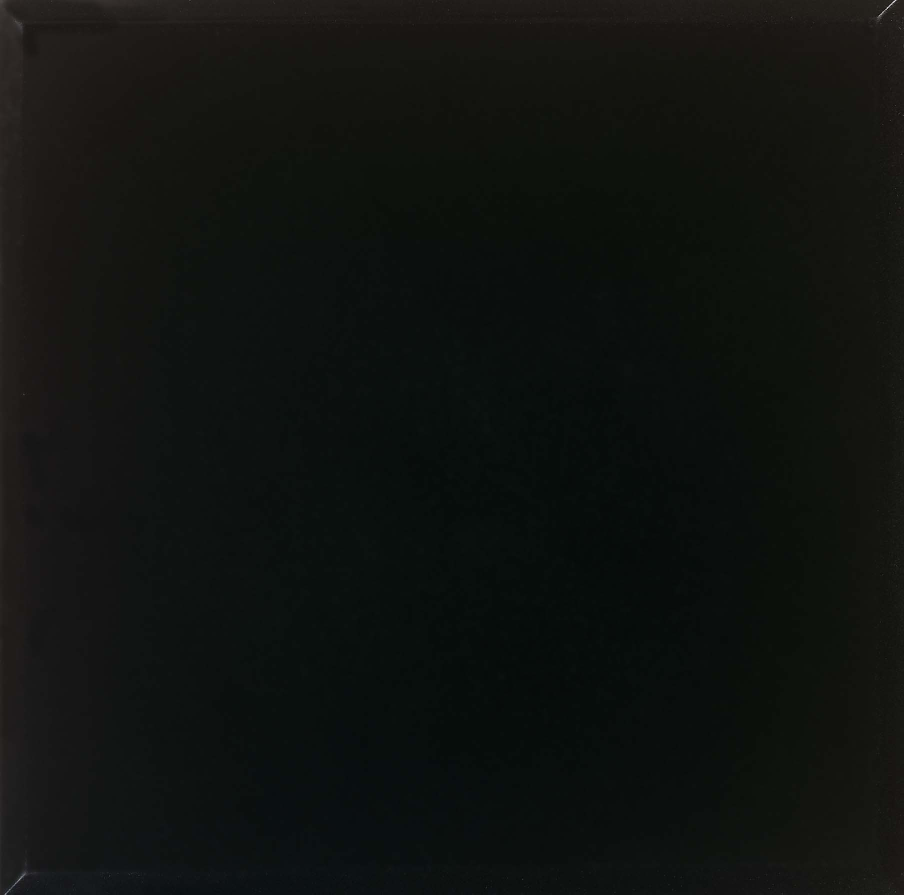
#> input picture Data/train/black/black11.png, 1807 x 1789 px (shown at 1/2 size); its folder holds only this picture in this run
$ jupyter execute --allow-errors chart.ipynb
#> lines starting #> are read from the running program, lines starting #| are printed output that depends on the picture
[cell 1]
import os
from PIL import Image
import pandas as pd
import seaborn as sns
import matplotlib.pyplot as plt

[cell 2]
data_dir = "Data/train"
data = []

for label in os.listdir(data_dir):
    label_path = os.path.join(data_dir, label)
    if os.path.isdir(label_path):
        for img_file in os.listdir(label_path):
            img_path = os.path.join(label_path, img_file)
            try:
                img = Image.open(img_path).convert("RGB")
#> img is the input picture: PIL image 1807x1789 RGB; mean R, G, B 16, 18.7, 16
                r, g, b = img.resize((1, 1)).getpixel((0, 0))  # Resize để lấy màu trung bình
#> r = 15; g = 18; b = 15
                data.append({"label": label, "R": r, "G": g, "B": b})
            except Exception as e:
                print(f"Không thể xử lý tệp: {img_path}, lỗi: {e}")

df = pd.DataFrame(data)
#> df = table of 2 rows and 4 columns
print(df.head())
#|    label   R   G    B
#| 0  black  15  18   15
#| 1   blue   3  91  188

#> (a cell that did not finish here is left out)

[cell 4]
sns.countplot(data=df, x='label', hue='label', palette='Set2', legend=False)
plt.title("Phân bố số lượng mẫu theo nhãn")
plt.show()
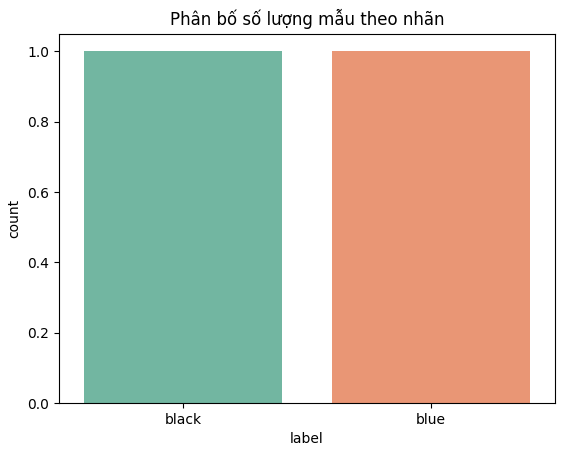
#> figure drawn by matplotlib, 1 panel
